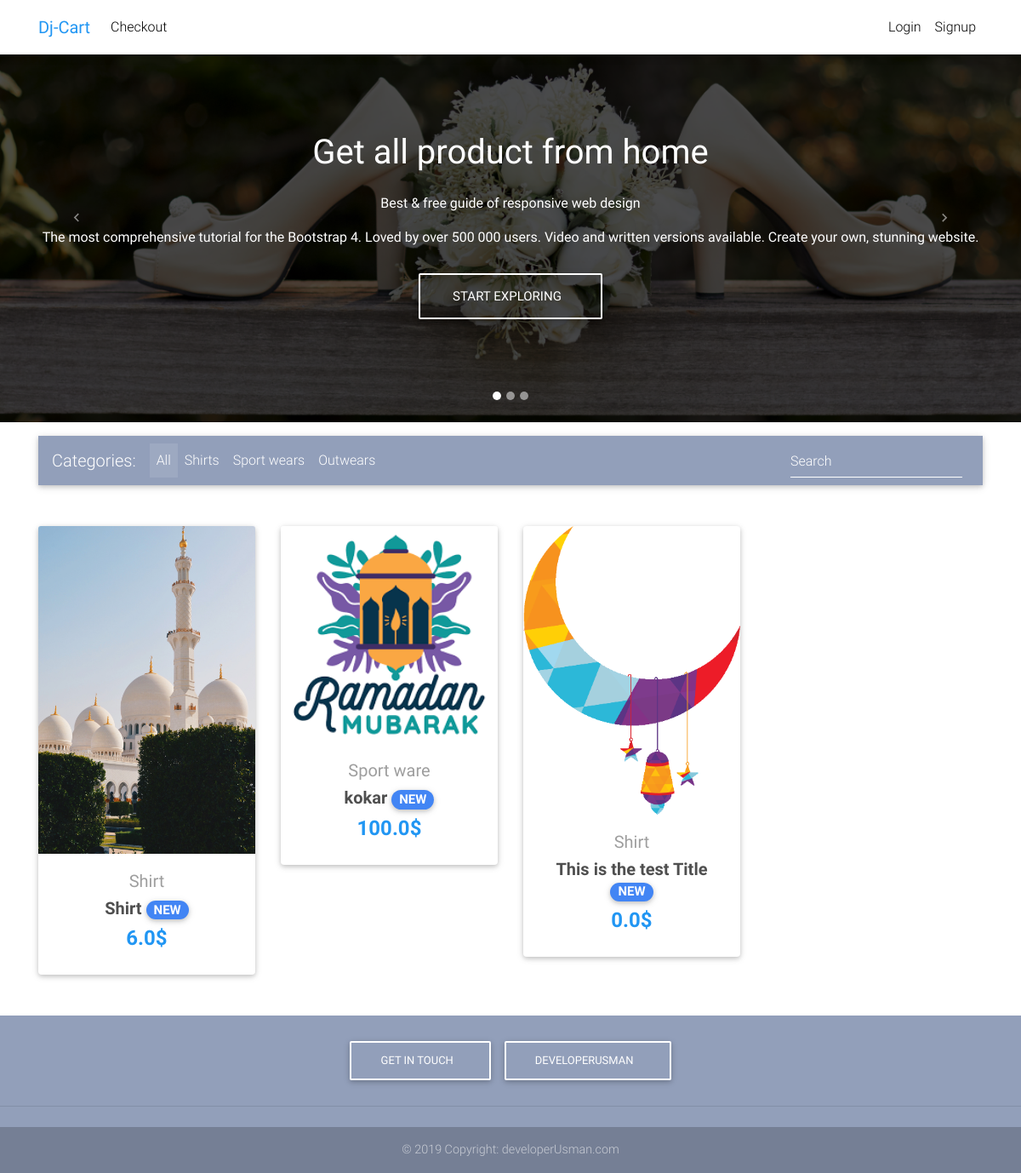
The page / on the database its author committed.
### cart/models.py (models this page shows, shortened)
class Item(models.Model):
    title = models.CharField( max_length=22)
    price = models.FloatField(default=0.0)
    d_price = models.FloatField(blank=True , null=True)
    catergory= models.CharField(choices= CATEGORY_CHOICES , max_length=2)
    lable= models.CharField(choices= LABLE_CHOICES , max_length=1)
    slug = models.SlugField()
    description = models.TextField()
    image = models.ImageField()
    def get_absolute_url(self):
        return reverse("product-view" , kwargs={
            'slug':self.slug
        })
    def __str__(self):
        return self.title

### cart/views.py (the view)
# urls.py: path('' ,  HomeView.as_view() , name='home'),
class HomeView(ListView):
    model = Item
    fields ='__all__'
    template_name='home-page.html'
    paginate_by = 10

### templates/home-page.html (shortened to what this page needs)
{% extends 'layout/base.html'   %}
{%  block content   %}
{%  load static %}
  <div id="carousel-example-1z" class="carousel slide carousel-fade pt-4" data-ride="carousel">
    <ol class="carousel-indicators">
      <li data-target="#carousel-example-1z" data-slide-to="0" class="active"></li>
      <li data-target="#carousel-example-1z" data-slide-to="1"></li>
      <li data-target="#carousel-example-1z" data-slide-to="2"></li>
    </ol>
    <div class="carousel-inner" role="listbox">
      <div class="carousel-item active">
        <div class="view" style="opacity: 1;  background-position: center;  background-image: url('{% static 'bg/bg.jpg'   %}'); background-repeat: no-repeat; background-size: cover;">
          <div class="mask rgba-black-strong d-flex justify-content-center align-items-center">
            <div class="text-center white-text mx-5 wow fadeIn">
              <h1 class="mb-4">
                <strong>Get all product from home</strong>
              </h1>
              <p>
                <strong>Best & free guide of responsive web design</strong>
              </p>
              <p class="mb-4 d-none d-md-block">
                <strong>The most comprehensive tutorial for the Bootstrap 4. Loved by over 500 000 users. Video and
                  written versions
                  available. Create your own, stunning website.</strong>
              </p>
              <a   href="{% url 'home'  %}" class="btn btn-outline-white btn-lg">
                Start exploring
              </a>
            </div>
          </div>
        </div>
      </div>
    </div>
    <a class="carousel-control-prev" href="#carousel-example-1z" role="button" data-slide="prev">
      <span class="carousel-control-prev-icon" aria-hidden="true"></span>
    </a>
    <a class="carousel-control-next" href="#carousel-example-1z" role="button" data-slide="next">
      <span class="carousel-control-next-icon" aria-hidden="true"></span>
    </a>
  </div>
  <main>
    <div class="container">
      <nav class="navbar navbar-expand-lg navbar-dark mdb-color lighten-3 mt-3 mb-5">
        <span class="navbar-brand">Categories:</span>
        <div class="collapse navbar-collapse" id="basicExampleNav">
          <ul class="navbar-nav mr-auto">
            <li class="nav-item active">
              <a class="nav-link" href="#">All
              </a>
            </li>
            <li class="nav-item">
              <a class="nav-link" href="#">Shirts</a>
            </li>
            <li class="nav-item">
              <a class="nav-link" href="#">Sport wears</a>
            </li>
            <li class="nav-item">
              <a class="nav-link" href="#">Outwears</a>
            </li>
          </ul>
          <form class="form-inline">
            <div class="md-form my-0">
              <input class="form-control mr-sm-2" type="text" placeholder="Search" aria-label="Search">
            </div>
          </form>
        </div>
      </nav>
      <section class="text-center mb-4">
        <div class="row wow fadeIn">
          {% for item in object_list   %}
          <div class="col-lg-3 col-md-6 mb-4">
            <div class="card">
              <div class="view overlay">
                <img src="{{item.image.url}}"  class="card-img-top"
                  alt="image To download">
              </div>
              <div class="card-body text-center">
                <a href="" class="grey-text">
                  <h5>{{item.get_catergory_display}}</h5>
                </a>
                <h5>
                  <strong>
                    <a href="{{  item.get_absolute_url    }}" class="dark-grey-text">{{item}}
                      <span class="badge badge-pill {{item.get_lable_display}}-color">NEW</span>
                    </a>
                  </strong>
                </h5>
                <h4 class="font-weight-bold blue-text">
                  {% if  item.d_price  %}
                  <strong>{{item.d_price}}$</strong>
                  {% else   %}
                  <strong>{{item.price}}$</strong>
                  {% endif  %}
                </h4>
              </div>
            </div>
          </div>
            {% endfor  %}
        </div>
      </section>
    </div>
  </main>
{%  endblock content   %}

### templates/layout/base.html (shortened to what this page needs)
<!DOCTYPE html>
<html lang="en">
{%  include 'layout/head.html'  %}
<body>
    {% include 'layout/header.html'   %}
    {%  include 'layout/messages.html' %}
    {% block content    %}
    {% endblock content    %}
</body>
{%  include 'layout/footer.html'  %}
</html>

### templates/layout/head.html (shortened to what this page needs)
{% load static  %}
<head>
    <link rel="{%  static 'stylesheet' %}" href="https://use.fontawesome.com/releases/v5.11.2/css/all.css">
    <link href="{%  static 'css/bootstrap.min.css' %} " rel="stylesheet">
    <link href="{%  static 'css/mdb.min.css' %}" rel="stylesheet">
    <link href="{%  static 'css/style.min.css' %}" rel="stylesheet">
  </head>

### templates/layout/header.html (shortened to what this page needs)
{%  load cart_template  %}
  <nav class="navbar fixed-top navbar-expand-lg navbar-light white scrolling-navbar">
    <div class="container">
      <a class="navbar-brand waves-effect" href="{%  url 'home'  %}" >
        <strong class="blue-text">Dj-Cart</strong>
      </a>
      <div class="collapse navbar-collapse" id="navbarSupportedContent">
        <ul class="navbar-nav mr-auto">
          <li class="nav-item">
            <a class="nav-link waves-effect" href="{% url 'checkout-view'   %}" >Checkout</a>
          </li>
        </ul>
        <ul class="navbar-nav nav-flex-icons">
          {% if request.user.is_authenticated  %}
            <li class="nav-item">
              <a class="nav-link waves-effect" href="{%   url 'order-summery' %}">
                <span class="badge red z-depth-1 mr-1">{{request.user | cart_item_count }}</span>
                <i class="fas fa-shopping-cart"></i>
                <span class="clearfix d-none d-sm-inline-block"> Cart </span>
              </a>
            </li>
          <li class="nav-item">
            <a class="nav-link waves-effect" href="{% url 'account_logout'  %}"  >Logout</a>
          </li>
          {% else   %}
            <li class="nav-item">
              <a class="nav-link waves-effect"     href="{% url 'account_login'  %}"  >Login</a>
            </li>
            <li class="nav-item">
              <a class="nav-link waves-effect"     href="{% url 'account_signup'  %}"  >Signup</a>
            </li>
          {%  endif  %}
        </ul>
      </div>
    </div>
  </nav>

### templates/layout/messages.html (shortened to what this page needs)
<div class="pt-3">
</div>

### templates/layout/footer.html (shortened to what this page needs)
  <footer class="page-footer text-center font-small mt-4 wow fadeIn">
    <div class="pt-4">
      <a class="btn btn-outline-white" href="https://mdbootstrap.com/docs/jquery/getting-started/download/" target="_blank" role="button">Get in Touch
      </a>
      <a class="btn btn-outline-white" href="https://mdbootstrap.com/education/bootstrap/" target="_blank" role="button">developerUsman
      </a>
    </div>
    <hr class="my-4">
    <div class="footer-copyright py-3">
      © 2019 Copyright:
       developerUsman.com </a>
    </div>
  </footer>

### templates/layout/scripts.html (shortened to what this page needs)
  {%  load static  %}

### templates/layout/head.html (style rules this page uses)
html, body, header, .carousel { height: 60vh; }

### rows shown on the page
Item: image (picture), catergory "Shirt", title "Shirt", d_price "6.0"
Item: image (picture), catergory "Sport ware", title "kokar", d_price "100.0"
Item: image (picture), catergory "Shirt", title "This is the test Title", price "0.0"
